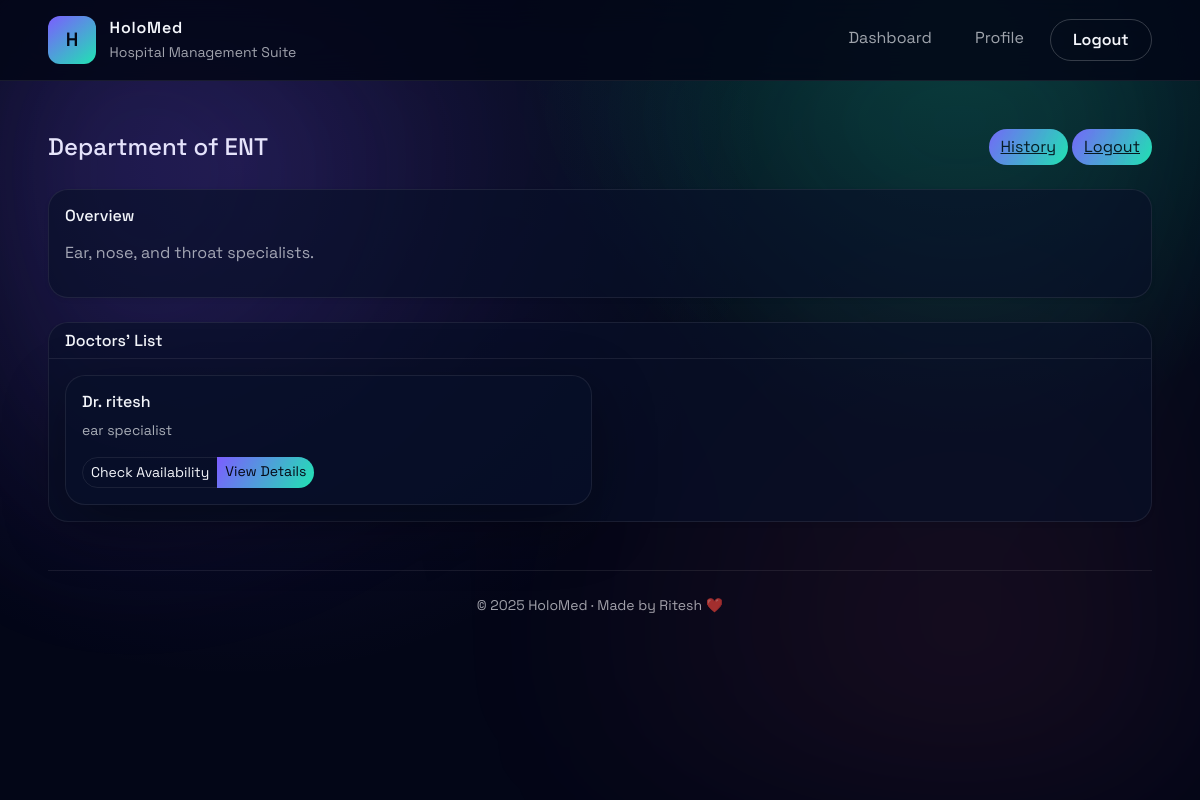
The page /patient/departments/10 (signed in) on the database its author committed.
### app.py (models this page shows, shortened)
class Department(db.Model):
    id = db.Column(db.Integer, primary_key=True)
    name = db.Column(db.String(100), unique=True, nullable=False)
    description = db.Column(db.Text, nullable=True)
    doctors = db.relationship("User", backref="department", lazy=True)

class User(db.Model):
    id = db.Column(db.Integer, primary_key=True)
    role = db.Column(db.String(20), nullable=False)
    full_name = db.Column(db.String(120), nullable=False)
    email = db.Column(db.String(120), unique=True, nullable=False)
    phone = db.Column(db.String(50))
    password_hash = db.Column(db.String(255), nullable=False)
    specialization = db.Column(db.String(120))
    experience_years = db.Column(db.Integer)
    bio = db.Column(db.Text)
    department_id = db.Column(db.Integer, db.ForeignKey("department.id"))
    is_active = db.Column(db.Boolean, default=True)
    is_blacklisted = db.Column(db.Boolean, default=False)
    created_at = db.Column(db.DateTime, default=datetime.utcnow)
    appointments_as_patient = db.relationship(
        "Appointment", foreign_keys="Appointment.patient_id", backref="patient", lazy=True
    )
    appointments_as_doctor = db.relationship(
        "Appointment", foreign_keys="Appointment.doctor_id", backref="doctor", lazy=True
    )

### app.py (the view)
@app.route("/patient/departments/<int:dept_id>")
@login_required(role="patient")
def department_detail(dept_id):
    department = Department.query.get_or_404(dept_id)
    doctors = User.query.filter_by(role="doctor", department_id=dept_id, is_active=True).all()
    return render_template("patient/department_detail.html", department=department, doctors=doctors)

### app.py (called while the page is built)
def get_current_user():
    user_id = session.get("user_id")
    if user_id:
        return User.query.get(user_id)
    return None

def login_required(role=None):
    def decorator(fn):
        @wraps(fn)
        def wrapper(*args, **kwargs):
            if not g.user:
                flash("Please log in to continue.", "warning")
                return redirect(url_for("login"))
            if role and g.user.role != role:
                flash("You are not authorized to view this page.", "danger")
                return redirect(url_for("dashboard"))
            return fn(*args, **kwargs)
        return wrapper
    return decorator

@app.before_request
def load_user():
    g.user = get_current_user()

@app.context_processor
def inject_helpers():
    def format_date(value):
        return value.strftime("%d %b %Y")
    return {
        "format_date": format_date,
        "today": date.today,
        "datetime": datetime,
        "timedelta": timedelta,
    }

### templates/patient/department_detail.html (shortened to what this page needs)
{% extends "base.html" %}
{% block content %}
  <div class="d-flex justify-content-between align-items-center mb-4">
    <h1 class="h4 mb-0">Department of {{ department.name }}</h1>
    <div>
      <a href="{{ url_for('patient_history_view') }}" class="btn btn-link">History</a>
      <a href="{{ url_for('logout') }}" class="btn btn-link">Logout</a>
    </div>
  </div>
  <div class="card shadow-sm mb-4">
    <div class="card-body">
      <h2 class="h6 mb-3">Overview</h2>
      <p>{{ department.description or 'No description available for this department.' }}</p>
    </div>
  </div>
  <div class="card shadow-sm">
    <div class="card-header">
      <h2 class="h6 mb-0">Doctors' List</h2>
    </div>
    <div class="card-body">
      <div class="row g-3">
        {% for doctor in doctors %}
          <div class="col-md-6">
            <div class="card">
              <div class="card-body">
                <h3 class="h6">Dr. {{ doctor.full_name }}</h3>
                <p class="small text-muted">{{ doctor.specialization or 'General' }}</p>
                <div class="btn-group">
                  <a href="{{ url_for('doctor_availability_view', doctor_id=doctor.id) }}" class="btn btn-sm btn-outline-primary">Check Availability</a>
                  <a href="{{ url_for('doctor_profile', doctor_id=doctor.id) }}" class="btn btn-sm btn-primary">View Details</a>
                </div>
              </div>
            </div>
          </div>
        {% else %}
          <div class="col-12">
            <p class="text-muted text-center">No doctors available in this department.</p>
          </div>
        {% endfor %}
      </div>
    </div>
  </div>
{% endblock %}

### static/css/styles.css (style rules this page uses)
:root { --hms-bg: #030617; --hms-panel: rgba(9, 16, 40, 0.65); --hms-outline: rgba(255, 255, 255, 0.08); --hms-primary: #7c5dff; --hms-secondary: #20e3b2; --hms-text: #f4f6fb; --hms-muted: rgba(244, 246, 251, 0.65); }
body { font-family: "Space Grotesk", system-ui, -apple-system, BlinkMacSystemFont, "Segoe UI", sans-serif; color: var(--hms-text); background: radial-gradient(circle at 20% 20%, rgba(124, 93, 255, 0.15), transparent 45%), radial-gradient(circle at 80% 0%, rgba(32, 227, 178, 0.18), transparent 35%), var(--hms-bg); min-height: 100vh; margin: 0; }
* { font-family: inherit; }
h1, h2, h3, h4, h5, h6, p, span, div, a, button, label, input, select, textarea { font-family: "Space Grotesk", system-ui, -apple-system, BlinkMacSystemFont, "Segoe UI", sans-serif; }
.app-body { position: relative; overflow-x: hidden; }
.card, .stat-card, .department-tile { background: var(--hms-panel); border: 1px solid var(--hms-outline); border-radius: 1.25rem; box-shadow: 0 20px 60px rgba(0, 0, 0, 0.35); color: var(--hms-text); font-family: "Space Grotesk", system-ui, -apple-system, BlinkMacSystemFont, "Segoe UI", sans-serif; }
.card-body { color: var(--hms-text); font-family: "Space Grotesk", system-ui, -apple-system, BlinkMacSystemFont, "Segoe UI", sans-serif; }
.card-body p, .card-body .text-muted, .card-body .text-muted-50 { color: var(--hms-muted); font-family: "Space Grotesk", system-ui, -apple-system, BlinkMacSystemFont, "Segoe UI", sans-serif; }
.card-header { border-bottom: 1px solid var(--hms-outline); background: transparent; color: var(--hms-text); }
.card-header h2, .card-header h6, .card-header .h6 { color: var(--hms-text); font-family: "Space Grotesk", system-ui, -apple-system, BlinkMacSystemFont, "Segoe UI", sans-serif; }
.btn, .btn-primary { border-radius: 999px; border: none; background: linear-gradient(120deg, var(--hms-primary), var(--hms-secondary)); color: #050915; }
.btn-outline-primary, .btn-outline-danger, .btn-outline-secondary { border-radius: 999px; border: 1px solid var(--hms-outline); color: var(--hms-text); background: transparent; }

### rows shown on the page
Department: name "ENT", description "Ear, nose, and throat specialists."
User: full_name "ritesh", specialization "ear specialist"
